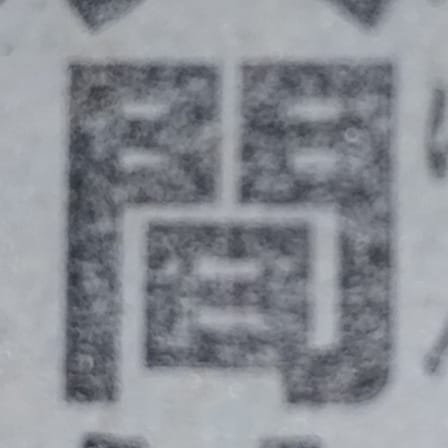
#> input picture IMAGE_PREPROCESS/samples/1.jpeg, 448 x 448 px
$ python custom_binarization.py samples/1.jpeg
#> lines starting #> are read from the running program, lines starting #| are printed output that depends on the picture; after the words box and inside, x2 and y2 are one past the last pixel; in counts of white or black regions, pixels touching at a corner belong together
### IMAGE_PREPROCESS/preprocess_utils.py
import os
import matplotlib.pyplot as plt


class ImageOutputSaver:
    def __init__(self, output_dir):
        self.output_dir = output_dir
        os.makedirs(output_dir, exist_ok=True)

    def save_mosaic(self, steps, filename, subfolder=None):
        fig, axes = plt.subplots(1, len(steps), figsize=(3 * len(steps), 4))
        for ax, (image, title) in zip(axes, steps):
            ax.imshow(image, cmap=None if image.ndim == 3 else "gray")
            ax.set_title(title, fontsize=9)
            ax.axis("off")
        plt.tight_layout()

        if subfolder is not None:
            os.makedirs(os.path.join(self.output_dir, subfolder), exist_ok=True)
            output_path = os.path.join(self.output_dir, subfolder, filename)
        else:
            output_path = os.path.join(self.output_dir, filename)

        plt.savefig(output_path, dpi=150, bbox_inches="tight")
        plt.close()
        print(f"Saved: {output_path}")

### IMAGE_PREPROCESS/custom_binarization.py
import sys
import os
import cv2
import numpy as np
import matplotlib.pyplot as plt
from skimage.util import img_as_float, img_as_ubyte
from skimage.exposure import is_low_contrast
from skimage.restoration import denoise_nl_means, estimate_sigma
from preprocess_utils import ImageOutputSaver

img = cv2.imread(sys.argv[1])
#> img is the input picture: shape (448, 448, 3); mean B, G, R 149.3, 142.5, 139
original = cv2.cvtColor(img, cv2.COLOR_BGR2RGB)
gray = cv2.cvtColor(img, cv2.COLOR_BGR2GRAY)

steps = [
    (original, "1. Original"),
    (gray,     "2. Grayscale"),
]

applied_clahe = False
if is_low_contrast(img_as_float(gray)):
    clahe = cv2.createCLAHE(clipLimit=3)
    gray = clahe.apply(gray)
    applied_clahe = True
    steps.append((gray.copy(), "3. CLAHE"))

sigma = estimate_sigma(img_as_float(gray))
#> sigma = 0.00124
sigmaColor = sigma * 255
#> sigmaColor = 0.315
sigmaSpace = max(5, int(min(gray.shape) * 0.01))
#> sigmaSpace = 5
gray = cv2.bilateralFilter(gray, d=9, sigmaColor=sigmaColor, sigmaSpace=sigmaSpace)
steps.append((gray.copy(), f"{'4' if applied_clahe else '3'}. Bilateral Filter"))

_, thresholded_img = cv2.threshold(gray, 0, 255, cv2.THRESH_BINARY_INV + cv2.THRESH_OTSU)
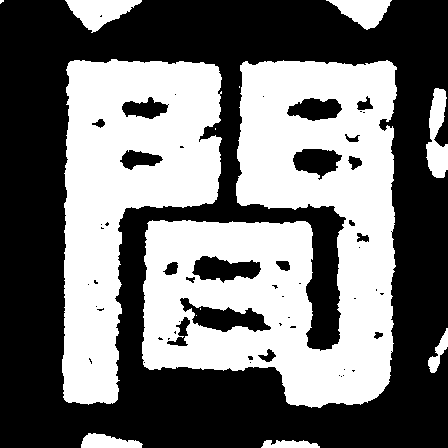
#> thresholded_img: shape (448, 448); 45% white; 13 white regions (5 under 20 px), largest, box (x1, y1, x2, y2) and area: (142, 60, 397, 408) 53817, (62, 59, 222, 405) 31431, (65, 0, 142, 33) 1375
steps.append((thresholded_img.copy(), f"{'5' if applied_clahe else '4'}. Otsu"))

kernel = cv2.getStructuringElement(cv2.MORPH_ELLIPSE, (9, 9))
result = cv2.morphologyEx(thresholded_img, cv2.MORPH_CLOSE, kernel)
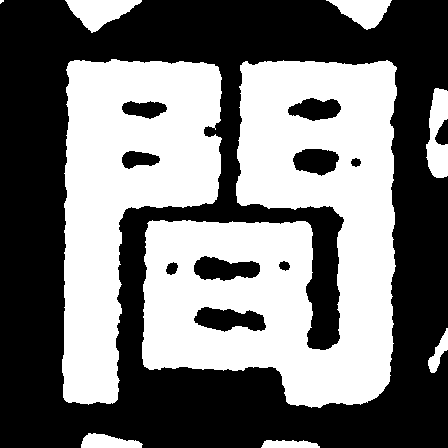
#> result: shape (448, 448); 46.1% white; 9 white regions (1 under 20 px), largest, box (x1, y1, x2, y2) and area: (142, 60, 397, 408) 55343, (62, 59, 222, 405) 31811, (65, 0, 142, 33) 1387
steps.append((result.copy(), f"{'6' if applied_clahe else '5'}. Close"))

fig, axes = plt.subplots(1, len(steps), figsize=(3 * len(steps), 4))
for ax, (image, title) in zip(axes, steps):
    ax.imshow(image, cmap=None if image.ndim == 3 else "gray")
    ax.set_title(title, fontsize=9)
    ax.axis("off")
#> this loop made 5 passes
#> title on passes 1 to 5: '1. Original', '2. Grayscale', '3. Bilateral Filter', '4. Otsu', '5. Close'

plt.tight_layout()

filename = os.path.basename(sys.argv[1])
script_name = os.path.splitext(os.path.basename(sys.argv[0]))[0]
saver = ImageOutputSaver("output")
saver.save_mosaic(steps, filename, script_name)
#> the loop in save_mosaic, `for ax, (image, title) in zip(axes, steps):` made 5 passes
#> in save_mosaic, `plt.savefig(output_path, dpi=150, bbox_inches="tight")`:
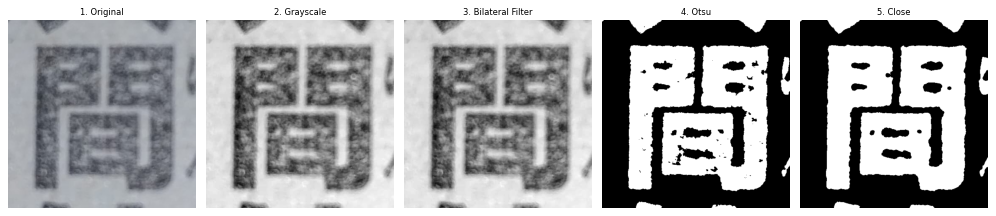
#> figure drawn by matplotlib, 5 panels

$ run again, on IMAGE_PREPROCESS/samples/3.jpeg
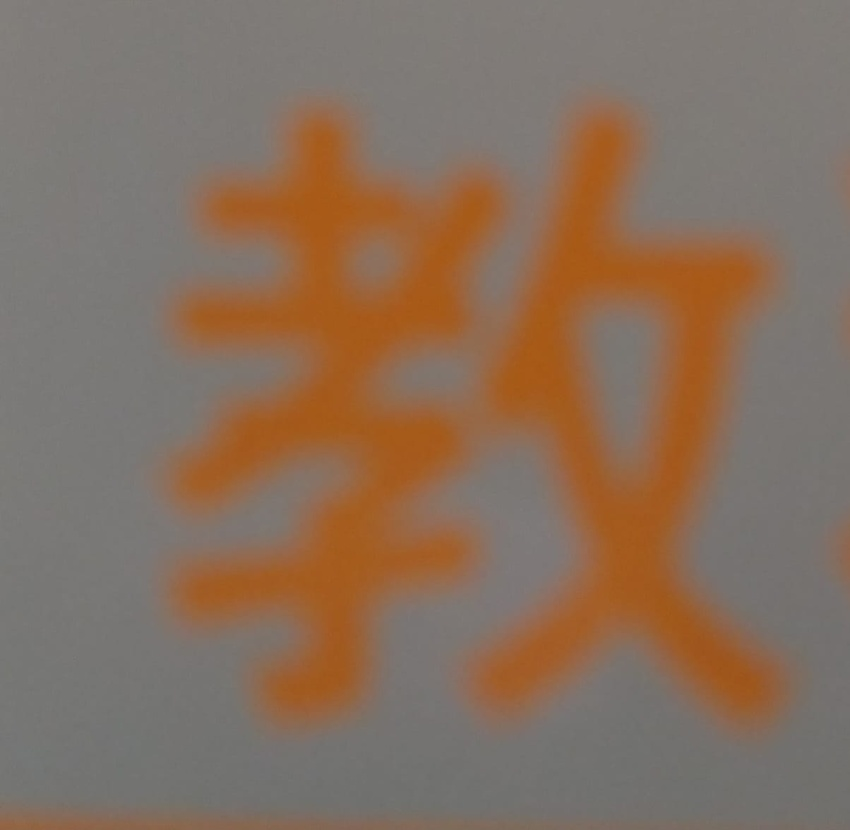
#> input picture IMAGE_PREPROCESS/samples/3.jpeg, 850 x 830 px, shrunk from 1204 x 1175 before the run
#> img is the input picture: shape (830, 850, 3); mean B, G, R 93.9, 111.4, 134.5
#> `gray = clahe.apply(gray)`:
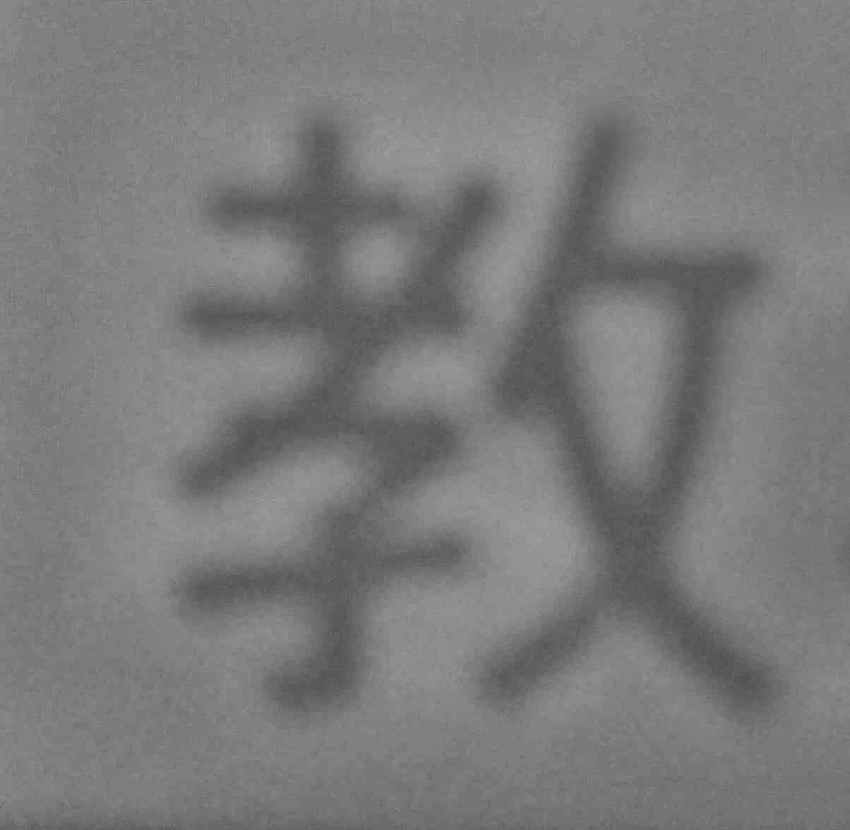
#> gray: shape (830, 850); min 80, max 156, mean 122.7
#> sigma = 0.00184
#> sigmaColor = 0.47
#> thresholded_img: shape (830, 850); 23.5% white; 572 white regions (534 under 20 px), largest, box (x1, y1, x2, y2) and area: (172, 116, 502, 727) 78582, (476, 112, 788, 735) 68133, (0, 777, 850, 830) 14818
#> `result = cv2.morphologyEx(thresholded_img, cv2.MORPH_CLOSE, kernel)`:
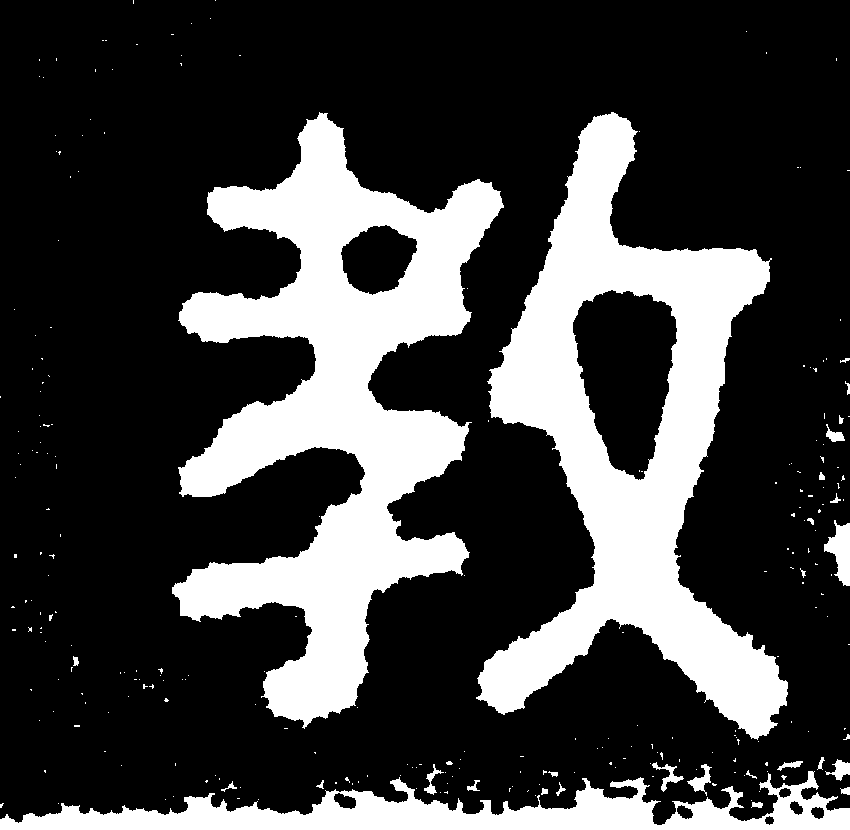
#> result: shape (830, 850); 25.3% white; 259 white regions (229 under 20 px), largest, box (x1, y1, x2, y2) and area: (172, 112, 504, 729) 82065, (476, 112, 788, 740) 71333, (0, 771, 850, 830) 21190
#> the loop `for ax, (image, title) in zip(axes, steps):` made 6 passes
#> title on passes 1 to 6: '1. Original', '2. Grayscale', '3. CLAHE', '4. Bilateral Filter', '5. Otsu', '6. Close'
#> the loop in save_mosaic, `for ax, (image, title) in zip(axes, steps):` made 6 passes

$ run again, on IMAGE_PREPROCESS/samples/4.jpeg
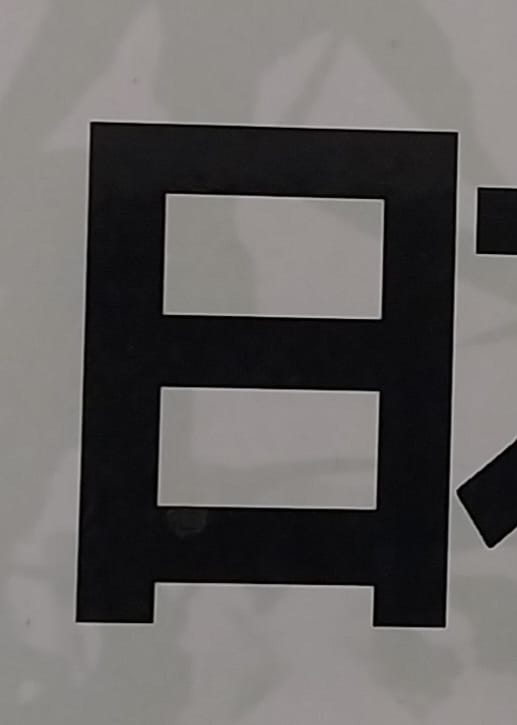
#> input picture IMAGE_PREPROCESS/samples/4.jpeg, 517 x 725 px
#> img is the input picture: shape (725, 517, 3); mean B, G, R 97.5, 98.7, 101.3
#> sigma = 7.27e-18
#> sigmaColor = 1.85e-15
#> `_, thresholded_img = cv2.threshold(gray, 0, 255, cv2.THRESH_BINARY_INV..`:
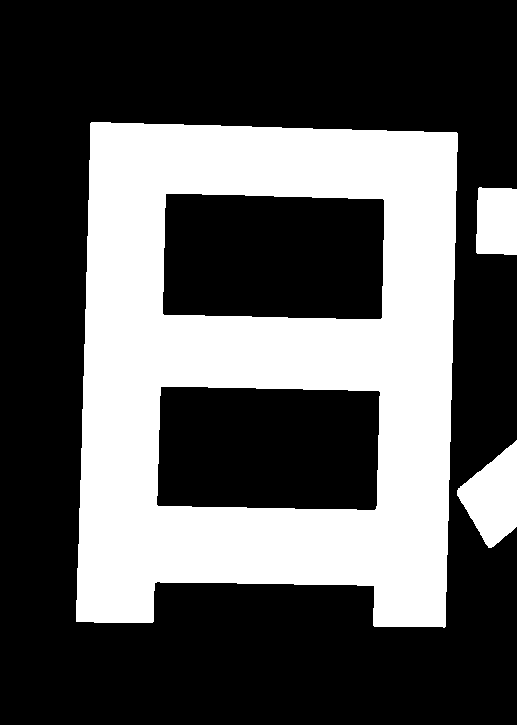
#> thresholded_img: shape (725, 517); 34.3% white; 3 white regions, box (x1, y1, x2, y2) and area: (76, 122, 458, 628) 122052, (457, 440, 517, 548) 3885, (476, 187, 517, 255) 2658
#> result: shape (725, 517); 34.3% white; 3 white regions, box (x1, y1, x2, y2) and area: (76, 122, 458, 628) 122120, (454, 440, 517, 548) 3897, (476, 187, 517, 255) 2658
#> the loop `for ax, (image, title) in zip(axes, steps):` made 5 passes
#> title on passes 1 to 5: '1. Original', '2. Grayscale', '3. Bilateral Filter', '4. Otsu', '5. Close'
#> the loop in save_mosaic, `for ax, (image, title) in zip(axes, steps):` made 5 passes
